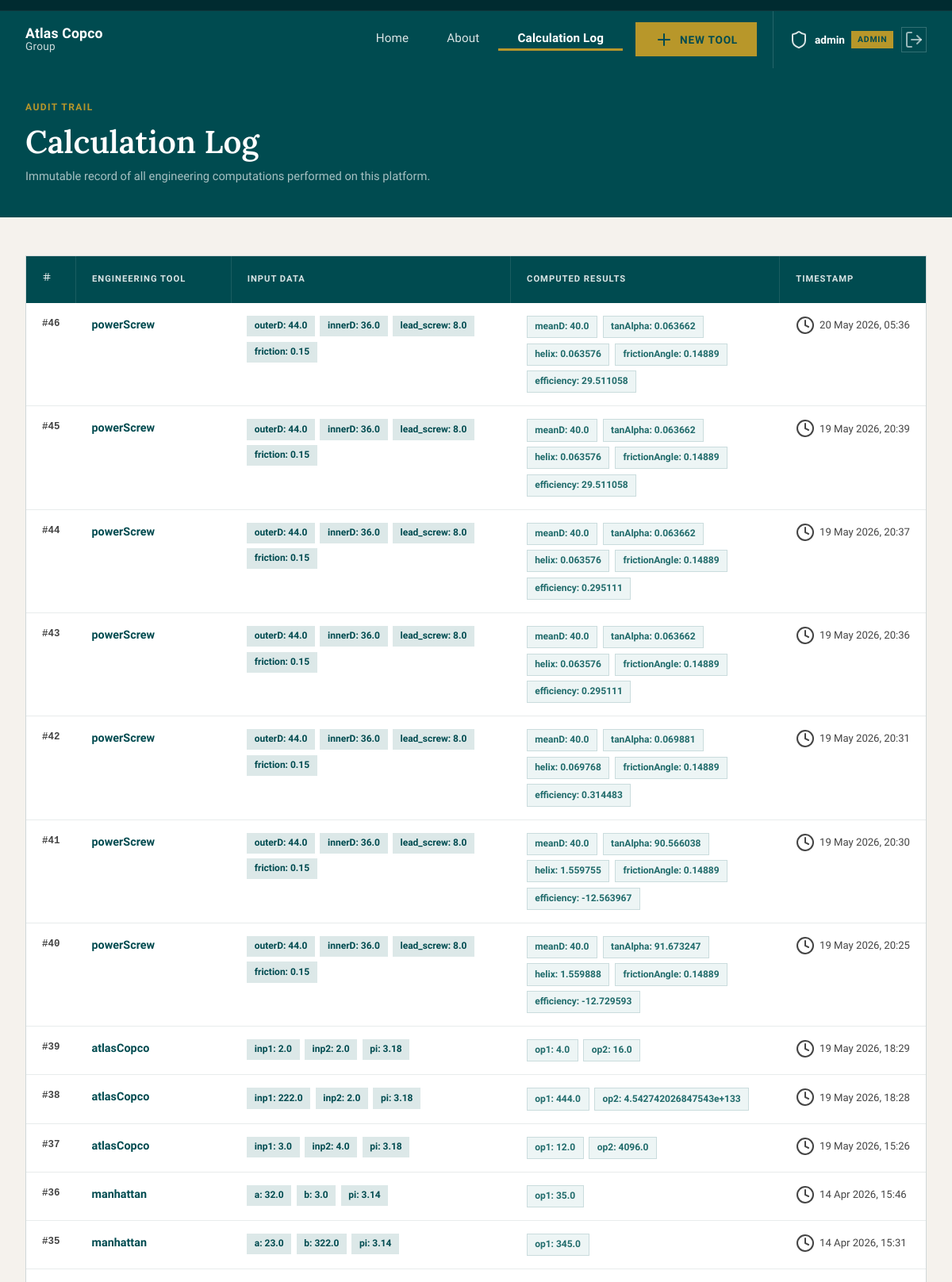
The page /history (signed in, upper part) on the database its author committed.
### app.py (models this page shows)
class CalculationResult(db.Model):
    id            = db.Column(db.Integer, primary_key=True)
    calculator_id = db.Column(db.Integer, db.ForeignKey('calculator.id'), nullable=False)
    inputs        = db.Column(db.Text, nullable=False)   # JSON
    outputs       = db.Column(db.Text, nullable=False)   # JSON
    calculated_at = db.Column(db.DateTime, default=datetime.utcnow)

class Calculator(db.Model):
    id          = db.Column(db.Integer, primary_key=True)
    title       = db.Column(db.String(200), nullable=False)
    config      = db.Column(db.Text, nullable=False)   # JSON
    created_at  = db.Column(db.DateTime, default=datetime.utcnow)
    results     = db.relationship('CalculationResult', backref='calculator', lazy=True,
                                  cascade='all, delete-orphan')

### app.py (the view)
@app.route('/history')
@login_required
def history():
    results = (CalculationResult.query
               .join(Calculator)
               .order_by(CalculationResult.calculated_at.desc())
               .limit(100)
               .all())
    return render_template('history.html', results=results)

### app.py (called while the page is built)
@app.template_filter('from_json')
def from_json_filter(value):
    try:
        return json.loads(value)
    except Exception:
        return {}

@app.context_processor
def inject_now():
    return {
        'now': datetime.utcnow().strftime('%d %b %Y, %H:%M UTC'),
        'current_user_role': session.get('role'),
        'current_username':  session.get('username'),
    }

def login_required(f):
    @wraps(f)
    def decorated(*args, **kwargs):
        if 'user_id' not in session:
            flash('Please log in to access this page.', 'warning')
            return redirect(url_for('login', next=request.url))
        return f(*args, **kwargs)
    return decorated

### templates/history.html (shortened to what this page needs)
{% extends "base.html" %}
{% block page_styles %}
<link rel="stylesheet" href="{{ url_for('static', filename='css/history.css') }}">
{% endblock %}
{% block content %}
<div class="history-page">
    <div class="history-banner">
        <div class="history-banner-inner">
            <span class="eyebrow">Audit Trail</span>
            <h1>Calculation Log</h1>
            <p class="page-sub">
                Immutable record of all engineering computations performed on this platform.
            </p>
        </div>
    </div>
    <div class="history-body">
        {% if results %}
        <div class="history-table-wrap">
            <table class="history-table">
                <thead>
                    <tr>
                        <th><i data-lucide="hash" style="width:12px;"></i></th>
                        <th>Engineering Tool</th>
                        <th>Input Data</th>
                        <th>Computed Results</th>
                        <th>Timestamp</th>
                    </tr>
                </thead>
                <tbody>
                    {% for r in results %}
                    <tr>
                        <td class="hist-id">#{{ r.id }}</td>
                        <td class="hist-calc">
                            <a href="{{ url_for('use_calculator', calc_id=r.calculator_id) }}">
                                {{ r.calculator.title }}
                            </a>
                        </td>
                        <td class="hist-data">
                            <div class="data-pills">
                                {% set inp = r.inputs | from_json %}
                                {% for k, v in inp.items() %}
                                <span class="data-pill input-pill">{{ k }}: {{ v }}</span>
                                {% endfor %}
                            </div>
                        </td>
                        <td class="hist-data">
                            <div class="data-pills">
                                {% set out = r.outputs | from_json %}
                                {% for k, v in out.items() %}
                                <span class="data-pill output-pill">{{ k }}: {{ v }}</span>
                                {% endfor %}
                            </div>
                        </td>
                        <td class="hist-time">
                            <i data-lucide="clock"></i>
                            {{ r.calculated_at.strftime('%d %b %Y, %H:%M') }}
                        </td>
                    </tr>
                    {% endfor %}
                </tbody>
            </table>
        </div>
        {% endif %}
    </div>
</div>
{% endblock %}

### static/css/base.css (style rules this page uses)
:root { --ac-teal: #004b50; --ac-teal-dark: #003840; --ac-teal-mid: #206b6b; --ac-gold: #b8972a; --ac-gold-dark: #9a7c22; --bg-page: #f5f2ed; --bg-white: #ffffff; --bg-card: #dce8e8; --bg-dark: #004b50; --text-dark: #1c1c1c; --text-body: #444444; --text-muted: #666666; --text-white: #ffffff; --text-on-teal: #ffffff; --border: #d0d8d8; --border-light: #e8ecec; --font-heading: 'Lora', Georgia, serif; --font-body: 'Source Sans 3', 'Arial', sans-serif; --font-mono: 'Courier New', Courier, monospace; --nav-h: 72px; --content-w: 1280px; --section-pad: 5rem; --radius-none: 0px; --radius-sm: 2px; --radius-md: 4px; --shadow-card: 0 1px 4px rgba(0,0,0,0.08); --shadow-lifted: 0 4px 16px rgba(0,0,0,0.1); }
*, *::before, *::after { box-sizing: border-box; margin: 0; padding: 0; }
html { scroll-behavior: smooth; font-size: 16px; }
body { font-family: var(--font-body); background-color: var(--bg-page); color: var(--text-body); line-height: 1.65; min-height: 100vh; display: flex; flex-direction: column; -webkit-font-smoothing: antialiased; }
a { color: inherit; text-decoration: none; transition: color 0.2s ease; }
h1, h2, h3, h4, h5 { font-family: var(--font-heading); color: var(--text-dark); line-height: 1.2; overflow-wrap: anywhere; word-break: break-word; }
p { color: var(--text-body); }
.eyebrow { font-family: var(--font-body); font-weight: 700; font-size: 0.75rem; text-transform: uppercase; letter-spacing: 0.12em; color: var(--ac-teal); margin-bottom: 0.75rem; display: block; }

### static/css/history.css (style rules this page uses)
.history-page { padding: 0 0 6rem; }
.history-banner { background: var(--ac-teal); padding: 2.5rem 2rem; }
.history-banner-inner { max-width: var(--content-w); margin: 0 auto; }
.history-banner .eyebrow { color: var(--ac-gold); margin-bottom: 0.6rem; }
.history-banner h1 { font-family: var(--font-heading); font-size: clamp(1.7rem, 3.5vw, 2.5rem); font-weight: 600; color: #ffffff; margin-bottom: 0.4rem; }
.history-banner .page-sub { color: rgba(255,255,255,0.65); font-size: 0.92rem; max-width: 520px; }
.history-body { max-width: var(--content-w); margin: 3rem auto 0; padding: 0 2rem; }
.history-table-wrap { overflow-x: auto; border: 1px solid var(--border); }
.history-table { width: 100%; border-collapse: collapse; font-size: 0.88rem; background: #ffffff; }
.history-table thead tr { background: var(--ac-teal); }
.history-table thead th { padding: 0.9rem 1.25rem; font-family: var(--font-body); font-weight: 700; font-size: 0.7rem; text-transform: uppercase; letter-spacing: 0.09em; color: rgba(255,255,255,0.85); text-align: left; white-space: nowrap; border-right: 1px solid rgba(255,255,255,0.1); }
.history-table thead th:last-child { border-right: none; }
.history-table tbody tr { border-bottom: 1px solid var(--border-light); transition: background 0.15s ease; }
.history-table td { padding: 1rem 1.25rem; vertical-align: top; color: var(--text-body); }
.hist-id { font-family: var(--font-mono); font-size: 0.78rem; color: var(--text-muted); font-weight: 600; white-space: nowrap; }
.hist-calc a { font-weight: 600; color: var(--ac-teal); font-size: 0.9rem; transition: color 0.2s; overflow-wrap: anywhere; word-break: break-word; }
.data-pills { display: flex; flex-wrap: wrap; gap: 0.4rem; }
.data-pill { font-size: 0.75rem; font-weight: 600; padding: 0.2rem 0.6rem; white-space: nowrap; }
.input-pill { background: var(--bg-card); color: var(--ac-teal); }
.output-pill { background: #edf5f5; color: var(--ac-teal-mid); border: 1px solid rgba(0,75,80,0.15); }
.hist-time { white-space: nowrap; font-size: 0.82rem; color: var(--text-muted); display: flex; align-items: center; gap: 0.4rem; }

### rows shown on the page
CalculationResult: id "46", calculator "powerScrew", inp "outerD" "innerD" "lead_screw" "friction", inp "44.0" "36.0" "8.0" "0.15", out "meanD" "tanAlpha" "helix" "frictionAngle" "efficiency", out "40.0" "0.063662" "0.063576" "0.14889" "29.511058", calculated_at "20 May 2026, 05:36"
CalculationResult: id "45", calculator "powerScrew", inp "outerD" "innerD" "lead_screw" "friction", inp "44.0" "36.0" "8.0" "0.15", out "meanD" "tanAlpha" "helix" "frictionAngle" "efficiency", out "40.0" "0.063662" "0.063576" "0.14889" "29.511058", calculated_at "19 May 2026, 20:39"
CalculationResult: id "44", calculator "powerScrew", inp "outerD" "innerD" "lead_screw" "friction", inp "44.0" "36.0" "8.0" "0.15", out "meanD" "tanAlpha" "helix" "frictionAngle" "efficiency", out "40.0" "0.063662" "0.063576" "0.14889" "0.295111", calculated_at "19 May 2026, 20:37"
CalculationResult: id "43", calculator "powerScrew", inp "outerD" "innerD" "lead_screw" "friction", inp "44.0" "36.0" "8.0" "0.15", out "meanD" "tanAlpha" "helix" "frictionAngle" "efficiency", out "40.0" "0.063662" "0.063576" "0.14889" "0.295111", calculated_at "19 May 2026, 20:36"
CalculationResult: id "42", calculator "powerScrew", inp "outerD" "innerD" "lead_screw" "friction", inp "44.0" "36.0" "8.0" "0.15", out "meanD" "tanAlpha" "helix" "frictionAngle" "efficiency", out "40.0" "0.069881" "0.069768" "0.14889" "0.314483", calculated_at "19 May 2026, 20:31"
CalculationResult: id "41", calculator "powerScrew", inp "outerD" "innerD" "lead_screw" "friction", inp "44.0" "36.0" "8.0" "0.15", out "meanD" "tanAlpha" "helix" "frictionAngle" "efficiency", out "40.0" "90.566038" "1.559755" "0.14889" "-12.563967", calculated_at "19 May 2026, 20:30"
CalculationResult: id "40", calculator "powerScrew", inp "outerD" "innerD" "lead_screw" "friction", inp "44.0" "36.0" "8.0" "0.15", out "meanD" "tanAlpha" "helix" "frictionAngle" "efficiency", out "40.0" "91.673247" "1.559888" "0.14889" "-12.729593", calculated_at "19 May 2026, 20:25"
CalculationResult: id "39", calculator "atlasCopco", inp "inp1" "inp2" "pi", inp "2.0" "2.0" "3.18", out "op1" "op2", out "4.0" "16.0", calculated_at "19 May 2026, 18:29"
CalculationResult: id "38", calculator "atlasCopco", inp "inp1" "inp2" "pi", inp "222.0" "2.0" "3.18", out "op1" "op2", out "444.0" "4.542742026847543e+133", calculated_at "19 May 2026, 18:28"
CalculationResult: id "37", calculator "atlasCopco", inp "inp1" "inp2" "pi", inp "3.0" "4.0" "3.18", out "op1" "op2", out "12.0" "4096.0", calculated_at "19 May 2026, 15:26"
CalculationResult: id "36", calculator "manhattan", inp "a" "b" "pi", inp "32.0" "3.0" "3.14", out "op1", out "35.0", calculated_at "14 Apr 2026, 15:46"
CalculationResult: id "35", calculator "manhattan", inp "a" "b" "pi", inp "23.0" "322.0" "3.14", out "op1", out "345.0", calculated_at "14 Apr 2026, 15:31"

### other values the page prints
{{ current_username }} "admin"
{{ current_user_role }} "ADMIN"
